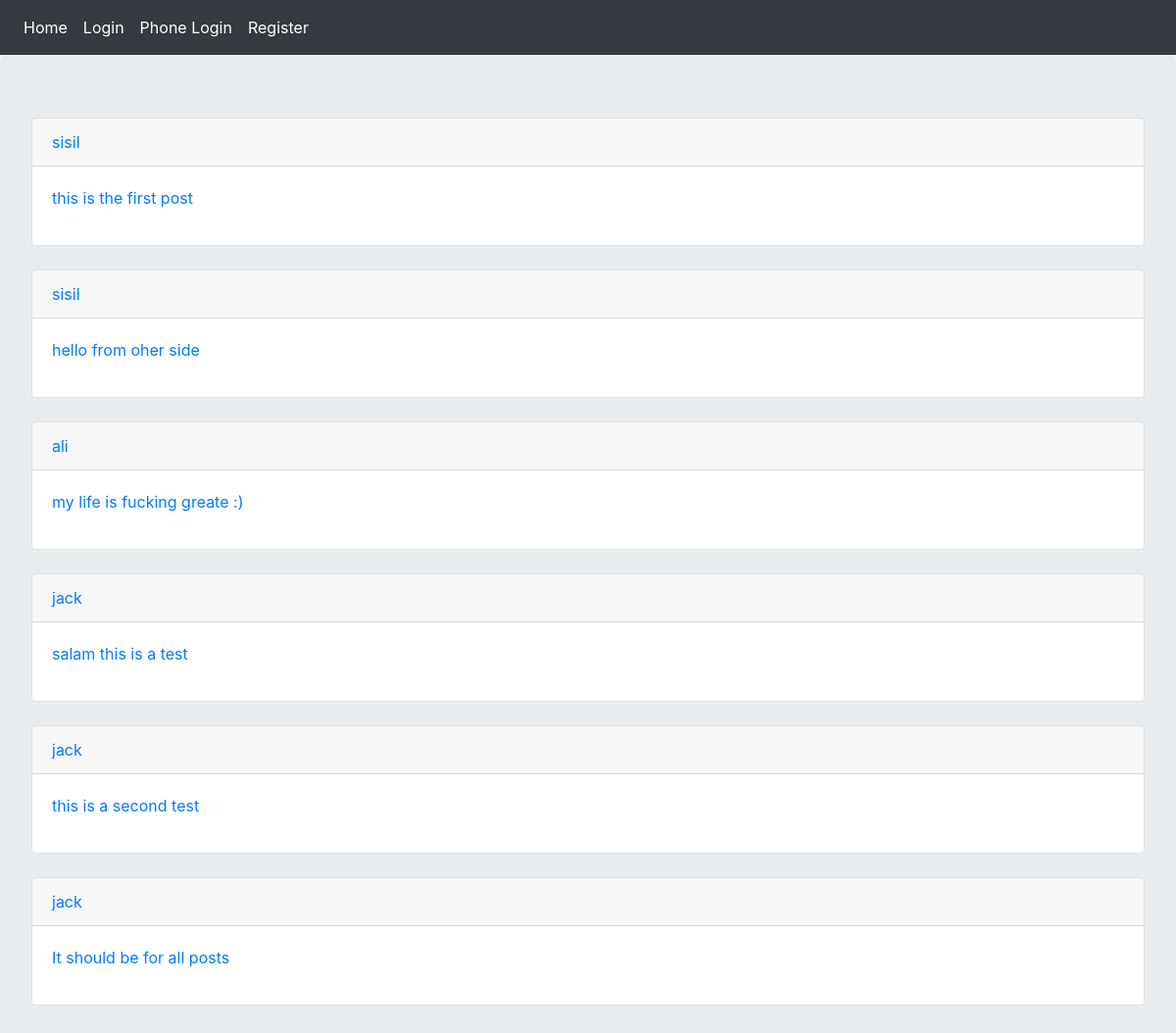
Before: / with the older database file.
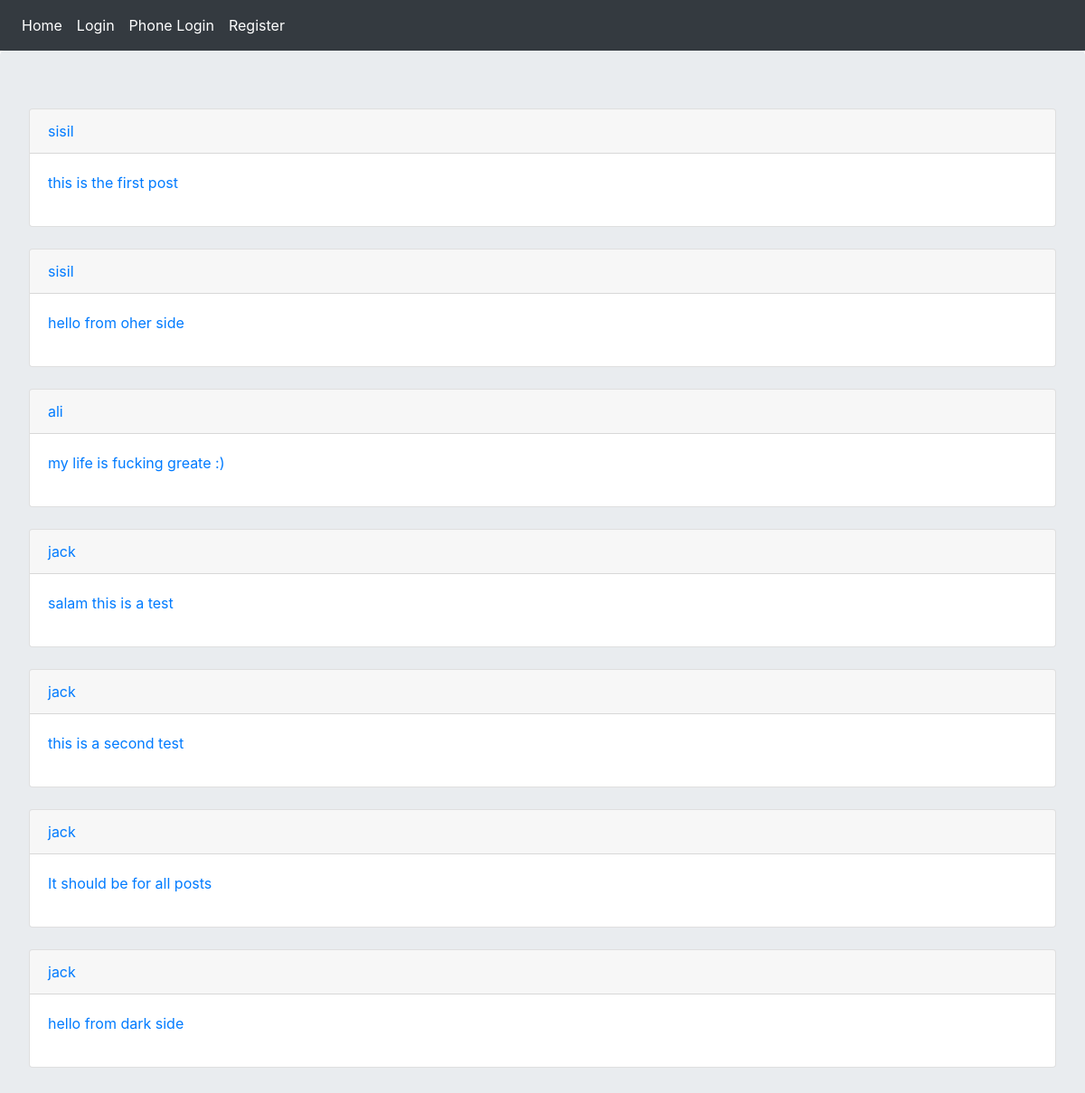
After: the same page with the newer database file.
### posts/models.py (models this page shows, shortened)
class Post(models.Model):
    user=models.ForeignKey(User,on_delete=models.CASCADE)
    body=models.TextField(max_length=400,default=None)
    slug=models.SlugField(max_length=200)
    created=models.DateTimeField(auto_now_add=True)
    def get_absolute_url(self):
        return reverse('posts:post_detail',args=[self.created.year,self.created.month,self.created.day,self.slug])

### posts/views.py (the view)
# urls.py: path('',views.all_posts , name='all_posts'),
def all_posts(request):
    posts=Post.objects.all()
    return render(request,'posts/all_posts.html',{'posts':posts})

### posts/templates/posts/all_posts.html (shortened to what this page needs)
{%extends 'base.html' %}
{%block content%}
    {%for post in posts%}
    <div class="card">
        <p class="card-header"><a href="{% url 'account:dashboard'  post.user.id%}"> {{post.user}} </a> </p>
        <p class="card-body"><a href="{{post.get_absolute_url}}">   {{post.body}}  </a></p>
    </div></br>
    {%endfor%}
{%endblock%}

Changed rows visible on the page:
added Post: user "jack", body "hello from dark side"
